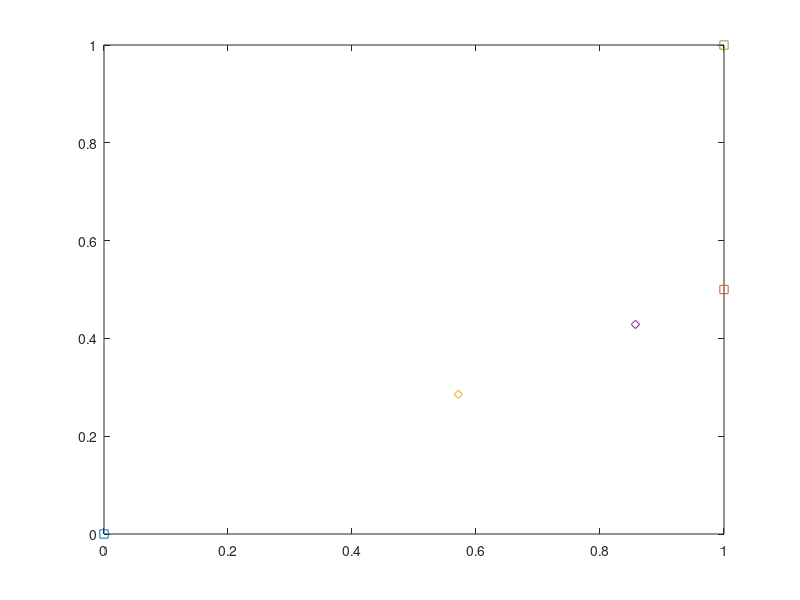

Write MATLAB code to recreate this figure.
A = [[6 -4]; [-4 12]]
inv(A)
X = inv(A)*[0;8]
Y = inv(A)*[0;4]
plot(0,0,'s')
hold on
plot(1,0.5,'s')
plot(X(1),Y(1),'d')
plot(X(2),Y(2),'d')
plot(1,1,'s')
